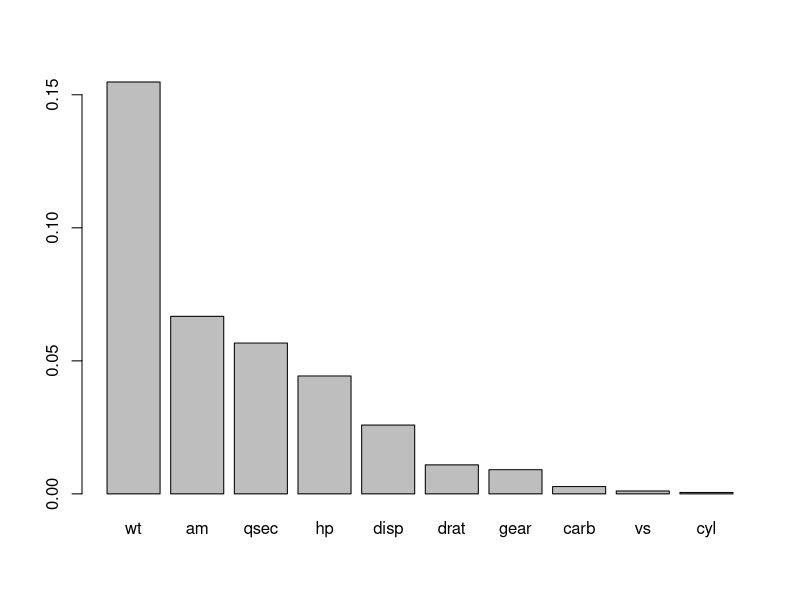

Recreate this plot in R.
# Following this Research Gate question 
# (https://www.researchgate.net/post/How_can_I_determine_the_relative_contribution_of_predictors_in_multiple_regression_models)
# I have designed a function to calculate the relative contribution of predictors in multiple regression models, which means
# 'the unique contribution in % in explaining the variance of the dependent variable'. 
# The function just required one parameter: your linear model. By now it is designed for simply multiple linear models, in the future
# I will adapt it to every type of model. 

#### The function:

impVarLinReg <- function(mod){
  ## extract SSE 
  mod_anova <- broom::tidy(anova(mod))
  SSE.mod <- mod_anova$sumsq[mod_anova$term=='Residuals'] 
  
  ## extract coef terms, Dependent variable and data
  mod_terms <- names(mod$coefficients)[-1] # terms except intercept
  vd <- gsub('^(.*?)= ','',capture.output(mod$call) )
  vd <- gsub(' ~(.*?)$','',vd) # dependent variable
  df <- mod$model # data

  # calculate contribution (it is calculated as many models as terms,
  # but extracting one of the terms each time)
 cont <- purrr::map_dbl(mod_terms, function(x){
    reg_terms <- mod_terms[mod_terms != x ]
    reg <- lm( as.formula(paste0(vd,'~', paste0(reg_terms,collapse = ' + '))), data=df  )
    reg_anova <- broom::tidy(anova(reg))
    SSE <- reg_anova$sumsq[reg_anova$term=='Residuals'] # (Residual Sum of Squares 
    cont <- (SSE-SSE.mod)/SSE
    return(cont)
  })
  names(cont) <- mod_terms
  cont <- sort(cont,TRUE)
  return(cont)
} 

## Example:
mod <- lm(mpg~.,data=mtcars)
imp_var <- impVarLinReg(mod)
barplot(imp_var)
